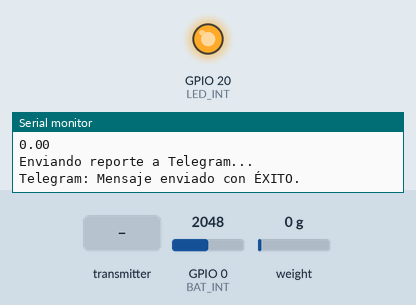
This sketch was run on a simulated ESP32. Shown: output pins drawn as LEDs (lit = HIGH), the last lines printed to the serial monitor. The test bench sets the inputs (shaded band); at power-on: GPIO 0 (BAT_INT) = 2048, weight on the scale 0 g. WiFi joins after 1.5 s; servers stay silent unless stated; web services answer with replies made up by the test bench.

Above: at 9.7 s.
9.8 s: the transmitter starts sending dato3 = 1024
At 15.4 s:
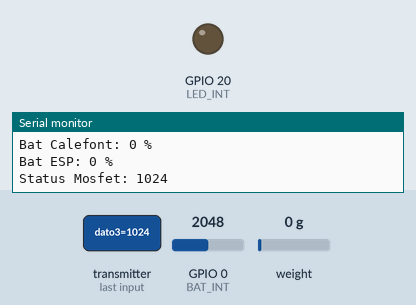
15.7 s: the transmitter starts sending dato3 = 0
At 22.1 s:
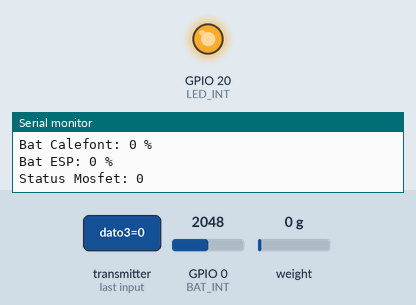
Timing chart, 0 to 23.6 s (numbered marks = the images above; inputs shaded):
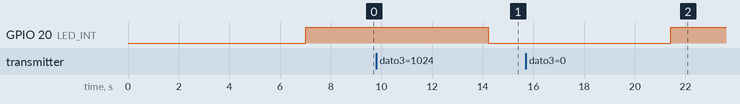

The sketch:

Receptor.Ino
```cpp
#include <esp_now.h>
#include <WiFi.h>
#include <WiFiClientSecure.h> // Necesario para HTTPS (Telegram)
#include <HTTPClient.h>
#include <HX711_ADC.h>
#include <DNSServer.h>
#include <WebServer.h>
#include <WiFiManager.h>

// --- CONFIGURACIÓN DE PINES Y TIEMPOS ---
unsigned long t = 0;
const int serialPrintInterval = 7000; // Enviar cada 7 segundos
int CHANNEL = 1;
#define BAT_INT 0
#define LED_INT 20
float nivel = 0;

// --- TELEGRAM ---
const String botToken = "8582399485:AAH5UT1sH_qlphvMR8RZbDVU8PrCz1zcgPk";
const String chatId = "8560149673";

// --- MAC DEL EMISOR ---
// Asegúrate que esta sea la MAC correcta de tu OTRO Esp32
uint8_t emisorMAC[] = {0x58, 0x8C, 0x81, 0xAD, 0x34, 0x0C};

// --- BÁSCULA (HX711) ---
float calibrationValue = -13.66; // Valor de Calibracion
const int HX711_dout = 6;
const int HX711_sck = 7;
HX711_ADC LoadCell(HX711_dout, HX711_sck);

// --- ESTRUCTURA DE DATOS  ---
typedef struct Mensaje {
    int dato1; // Batería Calefont
    int dato2; // Batería ESP Emisor
    int dato3; // Status Mosfet
    int dato4; // Extra
} Mensaje;

Mensaje dataRecibida;
Mensaje dataEnviada;


// --- FUNCIÓN EXTRA: CODIFICAR URL PARA TELEGRAM ---
// Convierte espacios en %20, saltos de línea en %0A, etc.
String urlEncode(String value) {
    String encodedString = "";
    char c;
    char code0;
    char code1;
    char code2;
    for (int i = 0; i < value.length(); i++) {
        c = value.charAt(i);
        if (c == ' ') {
            encodedString += "%20";
        } else if (isalnum(c)) {
            encodedString += c;
        } else {
            code1 = (c & 0xf) + '0';
            if ((c & 0xf) > 9) {
                code1 = (c & 0xf) - 10 + 'A';
            }
            c = (c >> 4) & 0xf;
            code0 = c + '0';
            if (c > 9) {
                code0 = c - 10 + 'A';
            }
            code2 = '\0';
            encodedString += '%';
            encodedString += code0;
            encodedString += code1;
        }
    }
    return encodedString;
}

// --- CALLBACKS ESP-NOW ---
void OnDataSent(const uint8_t *mac_addr, esp_now_send_status_t status) {
    // Opcional: Saber si el emisor recibió nuestra respuesta
}

void OnDataRecv(const esp_now_recv_info *info, const uint8_t *Rxdata, int data_len) {
    memcpy(&dataRecibida, Rxdata, sizeof(dataRecibida));

    Serial.println("\n>>> DATO RECIBIDO DEL EMISOR <<<");
    Serial.printf("Bat Calefont: %d %%\n", dataRecibida.dato1);
    Serial.printf("Bat ESP: %d %%\n", dataRecibida.dato2);
    Serial.printf("Status Mosfet: %d\n", dataRecibida.dato3);

}

// --- INICIALIZACIÓN WIFI Y ESP-NOW ---
void wifi_init_con_manager() {
    WiFiManager wm;
    wm.setConfigPortalTimeout(180);

    // Crea una red llamada "CONFIGURAR_BASCULA" si no conecta
    if(!wm.autoConnect("CONFIGURAR_BASCULA")) {
        Serial.println("Fallo al conectar WiFi. Reiniciando...");
        ESP.restart();
    }

    // IMPORTANTE: ESP-NOW debe usar el mismo canal que el Router
    CHANNEL = WiFi.channel();
    Serial.print("Conectado a WiFi. Canal: ");
    Serial.println(CHANNEL);

    if (esp_now_init() != ESP_OK) {
        Serial.println("Error inicializando ESP-NOW");
        ESP.restart();
    }

    esp_now_register_recv_cb(OnDataRecv);
    esp_now_register_send_cb(OnDataSent);

    // Registramos al Emisor como 'Peer'
    esp_now_peer_info_t peerInfo;
    memset(&peerInfo, 0, sizeof(peerInfo));
    memcpy(peerInfo.peer_addr, emisorMAC, 6);
    peerInfo.channel = CHANNEL;
    peerInfo.encrypt = false;

    if (esp_now_add_peer(&peerInfo) != ESP_OK){
        Serial.println("Nota: El emisor ya estaba registrado o hubo error.");
    }
}

// --- ENVÍO A TELEGRAM ---
void sendMessageToTelegram(String message) {
    if(WiFi.status() != WL_CONNECTED) {
        Serial.println("Error: WiFi desconectado.");
        return;
    }

    // Intentaremos enviar hasta 3 veces si falla
    bool enviado = false;
    int intentos = 0;

    while (!enviado && intentos < 3) {
        intentos++;
        if (intentos > 1) Serial.printf("Reintentando envío a Telegram (Intento %d)...\n", intentos);

        WiFiClientSecure client;
        client.setInsecure(); // Ignorar certificado
        client.setHandshakeTimeout(10000); // Darle 10 segundos para el "saludo" SSL

        HTTPClient http;

        String mensajeCodificado = urlEncode(message);
        String url = "https://api.telegram.org/bot" + botToken + "/sendMessage?chat_id=" + chatId + "&text=" + mensajeCodificado;

        // Iniciar conexión
        if (http.begin(client, url)) {
            int httpCode = http.GET();

            if (httpCode > 0) {
                if (httpCode == 200) {
                    Serial.println("Telegram: Mensaje enviado con ÉXITO.");
                    enviado = true; // Salimos del bucle
                } else {
                    Serial.printf("Telegram: Servidor respondió error HTTP %d\n", httpCode);
                    // Si el error es 400 (Bad Request), no tiene sentido reintentar, está mal escrito
                    if (httpCode == 400) break;
                }
            } else {
                Serial.printf("Telegram: Error de conexión (%s)\n", http.errorToString(httpCode).c_str());
            }
            http.end(); // Cerramos recurso
        } else {
            Serial.println("Telegram: No se pudo iniciar la conexión HTTP.");
        }

        // Si falló, esperamos 1.5 segundos antes de reintentar para dejar enfriar la conexión
        if (!enviado) {
            delay(1500);
        }
    }

    if (!enviado) {
        Serial.println("Telegram: Fallo definitivo tras 3 intentos.");
        // Imprimimos la calidad de la señal para diagnosticar
        long rssi = WiFi.RSSI();
        Serial.printf("Calidad de señal WiFi (RSSI): %ld dBm (Menos de -80 es malo)\n", rssi);
    }
}

void iniciar_bascula() {
    LoadCell.begin();
    delay(1000);
    LoadCell.start(2000, true);
    if (LoadCell.getTareTimeoutFlag()) {
        Serial.println("ERROR CRÍTICO: No se detecta la celda de carga. Revisa cableado.");
    } else {
        Serial.println("Báscula iniciada y tarada.");
    }
    LoadCell.setCalFactor(calibrationValue);
}

// --- SETUP ---
void setup() {
    delay(2000); // Espera para estabilizar voltaje
    Serial.begin(115200);
    Serial.println("Iniciando sistema...");
    pinMode(BAT_INT, INPUT);
    pinMode(LED_INT, OUTPUT);
    delay(100);
    iniciar_bascula();
    wifi_init_con_manager();

}

// --- LOOP ---
void loop() {
    // Mantiene la báscula leyendo datos
    LoadCell.update();


    // Temporizador no bloqueante
    if (millis() > t + serialPrintInterval) {

        //Lee la bateria del receptor
        nivel = (analogRead(BAT_INT)*3)/4095.0;           //pasamos a voltaje analogico
        nivel = ((100*(((nivel)*4)-6))/2.4);              //pasamos a porcentaje
        if (nivel<0){
            nivel = 0;
        }

        else if (nivel>100){
            nivel = 100;
        }

        float pesoActual = LoadCell.getData()/1000;

        // 1. Imprimir en Serial (Corregido)
        Serial.printf("Peso Local: %.2f \n", pesoActual);

        // 2. Enviar respuesta al Emisor por ESP-NOW

        pesoActual = ((pesoActual-75)*100)/85;

        if (pesoActual < 0){
          pesoActual = 0;
        }
        dataEnviada.dato1 = (int)(pesoActual);


        esp_now_send(emisorMAC, (uint8_t *) &dataEnviada, sizeof(dataEnviada));

        // 3. Enviar reporte a Telegram
        if (WiFi.status() == WL_CONNECTED) {
             String mensaje = "📊 REPORTE DE ESTADO 📊\n";
             mensaje += "Porcentaje de Gas: " + String(pesoActual, 2) + "%\n";
             mensaje += "Bat. Calefont: " + String(dataRecibida.dato1) + "%\n";
             mensaje += "Bat. Controlador Calefont: " + String(dataRecibida.dato2) + "%\n";
             mensaje += "Bat. Controlador Base: " + String(nivel) + "%\n";


             Serial.printf("Status Mosfet: %d\n", dataRecibida.dato3);
             Serial.println(pesoActual);

             if (pesoActual > 5 && pesoActual < 15) {
                mensaje += "Gas a punto de agotarse\n";
             }
             else if (pesoActual < 5) {
                mensaje += "Reemplazar Cilindro\n";
             }

             if (dataRecibida.dato3 == 0) {
                  mensaje += "Calefont funcionando normalmente\n"; // Todo en un solo par de comillas
                  digitalWrite(LED_INT, HIGH);
              }
              else {
                  mensaje += "Calefont desconectado\n";
                  digitalWrite(LED_INT, LOW);
              }
             Serial.println("Enviando reporte a Telegram...");
             sendMessageToTelegram(mensaje);
        } else {
            Serial.println("WiFi perdido... intentando reconexión.");
            WiFi.reconnect();
        }
        dataRecibida.dato2 = 0;
        dataRecibida.dato3 = 0;

        t = millis(); // Reseteamos el temporizador
    }
}
```

Measured:
- after the input at 9.8 s, GPIO 20 (LED_INT): HIGH → LOW after 4.4 s
- after the input at 15.7 s, GPIO 20 (LED_INT): LOW → HIGH after 5.7 s
